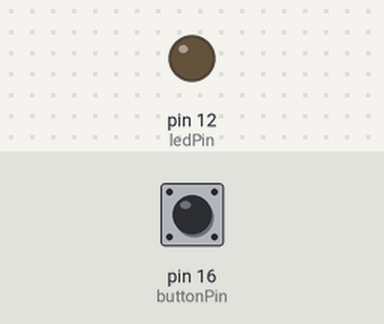
Bench run of a program on a simulated Raspberry Pi (header pin numbers). Shown: output pins drawn as LEDs (lit = HIGH). The inputs (shaded band) are chosen by the test bench; at power-on: pin 16 (buttonPin) HIGH.

Above: at 1.2 s.
1.3 s: pin 16 (buttonPin) pulled LOW for 0.15 s
At 1.37 s:
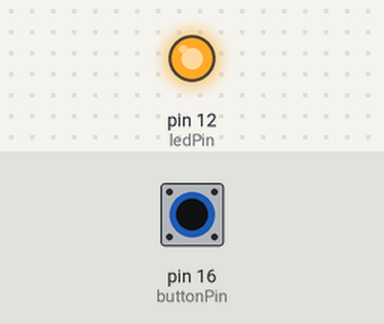
2.9 s: pin 16 (buttonPin) pulled LOW for 3.2 s
At 7.3 s:
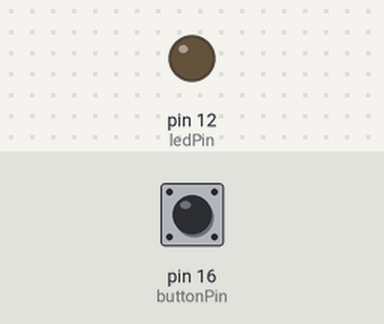
Timing chart, 0 to 8.8 s (numbered marks = the images above; inputs shaded):
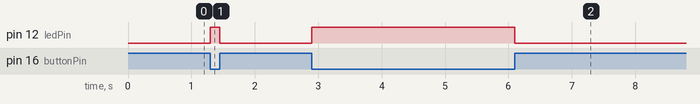

Measured:
- after the input at 1.3 s, pin 12 (ledPin): LOW → HIGH at once, → LOW 0.15 s later
- after the input at 2.9 s, pin 12 (ledPin): LOW → HIGH at once, → LOW 3.2 s later

The program:

Hitting_the_button_led_1.py
```python
import RPi.GPIO as GPIO

GPIO.setmode(GPIO.BOARD)

ledPin = 12
buttonPin = 16

GPIO.setup(ledPin,GPIO.OUT)
GPIO.setup(buttonPin,GPIO.IN,pull_up_down=GPIO.PUD_UP)

while True:
    buttonState =GPIO.input(buttonPin)
    if buttonState ==False:
        GPIO.output(ledPin, GPIO.HIGH)

    else:
        GPIO.output(ledPin, GPIO.LOW)
        
```
